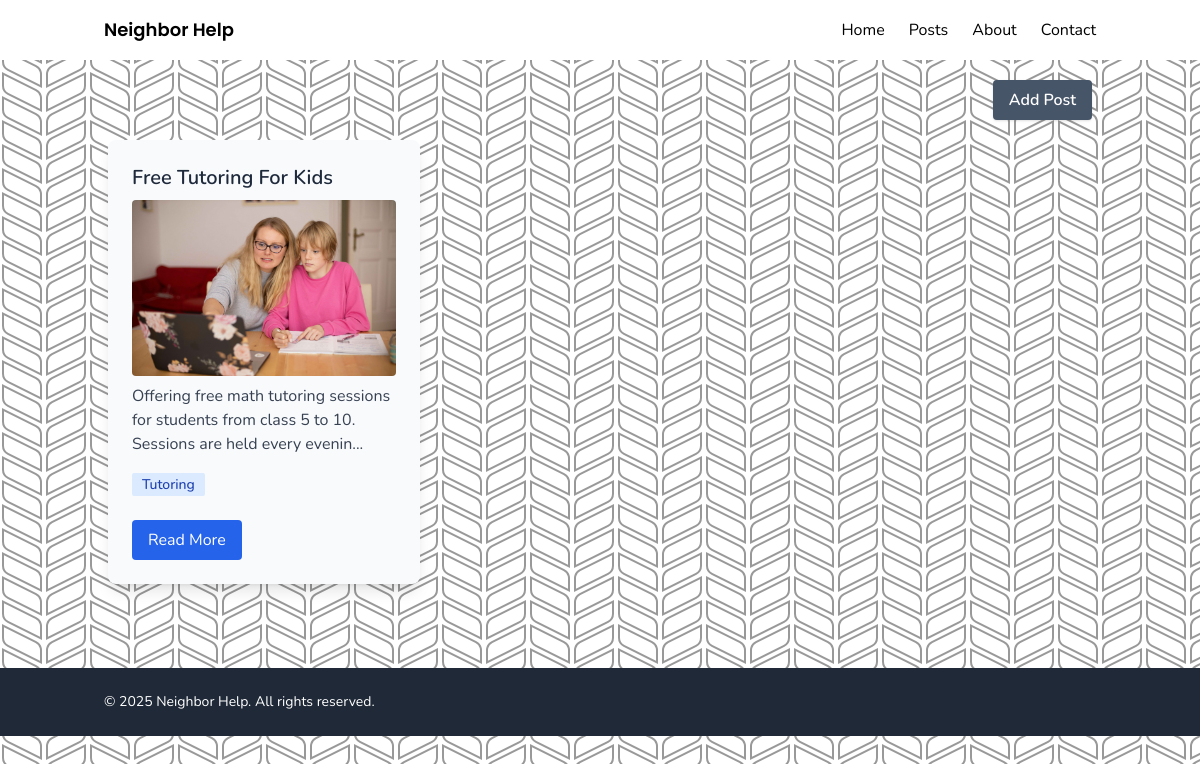
The page /posts on the database its author committed.
### tables this page shows
CREATE TABLE posts (id INTEGER PRIMARY KEY AUTOINCREMENT, title TEXT NOT NULL, category TEXT NOT NULL, description TEXT NOT NULL, location TEXT NOT NULL, contact INTEGER NOT NULL, date_posted DATE DATETIME DEFAULT CURRENT_TIMESTAMP NOT NULL, password TEXT, image_filename TEXT);

### app.py (the view)
@app.route('/posts')
def show_posts():
    conn = sqlite3.connect('neighborhelp.sqlite3')
    cursor = conn.cursor()
    cursor.execute("SELECT id, title, description, category, location, contact, date_posted, image_filename FROM posts")
    posts = cursor.fetchall()
    conn.close()
    return render_template("posts.html", posts=posts, page='posts')

### templates/posts.html (shortened to what this page needs)
{% extends 'base.html' %}
{% block content %}
<section class="mt-20 flex justify-end px-5 max-w-screen-lg mx-auto">
    <button class="bg-slate-600 hover:bg-mint-600 text-white font-semibold py-2 px-4 rounded shadow"
        onclick="openModal()">Add Post</button>
</section>
<section class="max-w-screen-lg mx-auto p-5 mt-15 grid gap-6 md:grid-cols-2 lg:grid-cols-3">
    {% for post in posts %}
    <a href="{{ url_for('post_detail', post_id=post[0]) }}" class="block bg-slate-50 rounded-lg shadow-lg p-6 hover:shadow-xl transition-shadow duration-300">
        <h3 class="text-xl font-semibold mb-2">{{ post[1].title() }}</h3>
        {% if post[7] %}
        <img src="{{ url_for('static', filename='uploads/' + post[7]) }}" alt="Post Image" class="mb-2 rounded w-full max-h-48 object-cover">
        {% endif %}
        <p class="text-gray-700 mb-4">{{ post[2][:100] }}{% if post[2]|length > 100 %}...{% endif %}</p>
        <span class="bg-blue-100 text-blue-800 text-sm font-medium px-2.5 py-0.5 rounded-sm">{{ post[3].replace('_', ' ').title() }}</span>
        <br>
        <br>
        <button class="px-4 py-2 bg-blue-600 text-white rounded hover:bg-blue-700 text-md">Read More</button>
    </a>
    {% else %}
    <p class="text-center text-gray-500">No posts found.</p>
    {% endfor %}
</section>
{% endblock %}

### static/css/styles.css (style rules this page uses)
html, body { scroll-behavior: smooth; }

### rows shown on the page
posts: title "Free Tutoring For Kids", image_filename (picture), description "Offering free math tutoring sessions for students from class 5 to 10. Sessions are held every evenin", category "Tutoring"
